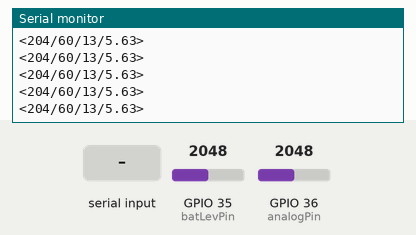
The sketch below on a simulated ESP32. On the bench: the last lines printed to the serial monitor. The inputs (shaded band) are chosen by the test bench; at power-on: GPIO 35 (batLevPin) = 2048, GPIO 36 (analogPin) = 2048. EEPROM starts erased; nothing arrives over Bluetooth unless stated.

Above: at 1.2 s.
1.3 s: GPIO 35 (batLevPin) set to 2866
2.8 s: GPIO 36 (analogPin) set to 2866
At 3.4 s:
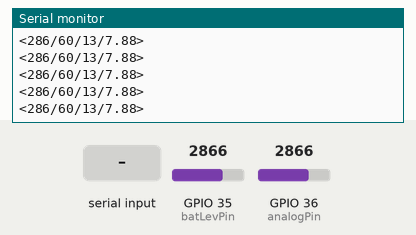
4.3 s: "n" received over the second serial link
At 5.4 s:
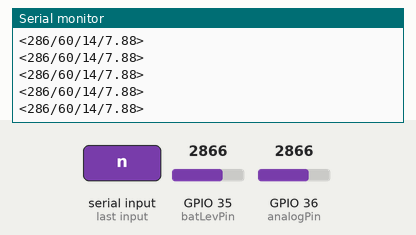
5.8 s: "j" received over the second serial link
At 6.3 s:
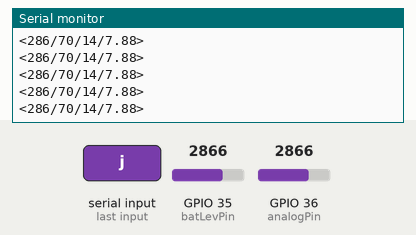
7.3 s: GPIO 35 (batLevPin) set to 3603
At 8.3 s:
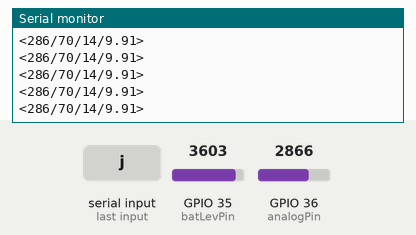
8.8 s: GPIO 36 (analogPin) set to 3603
At 9.7 s:
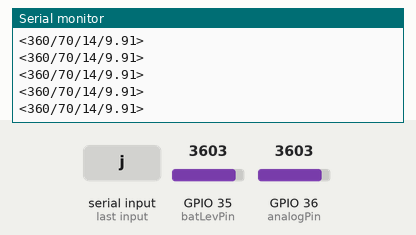
Timing chart, 0 to 11.3 s (numbered marks = the images above; inputs shaded):
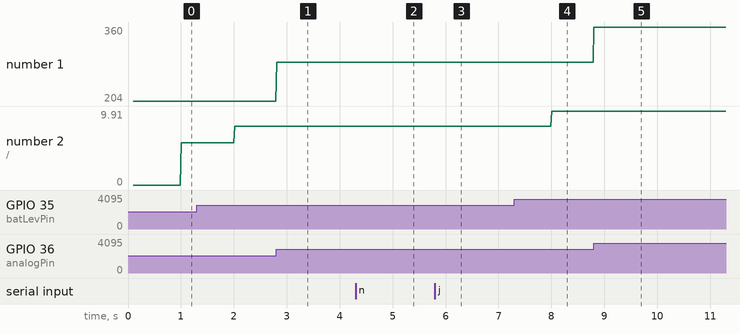

Measured:
- after the input at 2.8 s, the serial monitor: prints a new line at once (image 1)
- after the input at 4.3 s, the serial monitor: prints a new line at once (image 2)
- after the input at 5.8 s, the serial monitor: prints a new line at once (image 3)
- after the input at 7.3 s, the serial monitor: prints a new line after 0.70 s (image 4)
- after the input at 8.8 s, the serial monitor: prints a new line at once (image 5)
- plotted number 1: 204 → 286 after the input at 2.8 s, 286 → 360 after the input at 8.8 s
- plotted number 2: 5.63 → 7.88 after the input at 1.3 s, 7.88 → 9.91 after the input at 7.3 s

The sketch:

spirit_pi_esp32__sketch_v_2.0.0.ino
```cpp
#include "EEPROM.h"
#include "BluetoothSerial.h"
#if !defined(CONFIG_BT_ENABLED) || !defined(CONFIG_BLUEDROID_ENABLED)
#error Bluetooth is not enabled! Please run `make menuconfig` to and enable it
#endif
BluetoothSerial SerialBT;
#define EEPROM_SIZE 64
#define pulsePine 13

#define analogPin A0
#define batLevPin A7
int timer = 200;
bool clientConnected = true;

char dataG;
//**************IMPORTANT*******************
//******************************************
const int delayTime = 60;
//*****************************************
//*****************************************
//EEPROM variables
int addr_duty = 0;
int addr_freq = 1;
int stored_value;
int duty_cycle;
int duty_cycle_temp;
int freq;
int freq_temp;
int duty_def_value = 13;
int freq_def_value = 60;
//Balance variables
int value_count = 0;
int value_count_def = 100;
int balance_value = 0;
int balance_value_temp = 0;

//****
unsigned long startMillis;
unsigned long currentMillis;
long period = 100000;  //the value is a number of microseconds
//Measuring of level of the battery
float resistencia1 = 100000; //Resistencia de 100K para medir la tencion (Voltios)/Resistance of 100k for test volts
float resistencia2 = 47000; //Resistencia de 47k para medir la tencion (Voltios)/Resistance 47k for test volts
float const arefVolt = 3.6f; //pin "3.3v" SET EXACT VALUE HERE
float voutv;
float vinv;
int raw_bat_data;
unsigned long startMillisVolts;
unsigned long currentMillisVolts;
long periodVolts = 1000;  //the value is a number of microseconds
int sensorValue = 0.0f;


void setup() {
  SerialBT.begin("ESP32_Spirit_PI-2"); //Bluetooth device name
 Serial.begin(115200);
  SerialBT.register_callback(callback);

  if (!EEPROM.begin(EEPROM_SIZE))
  {
    Serial.println("failed to initialise EEPROM"); delay(1000000);
  }


 readFromStorage(addr_duty);
  duty_cycle = stored_value;
  readFromStorage(addr_freq);
  freq = stored_value;
  if(duty_cycle == 255){
    writeToStorage(duty_def_value,addr_duty);
    readFromStorage(addr_duty);
  duty_cycle = stored_value;
  }

  if(freq == 255){
    writeToStorage(freq_def_value,addr_freq);
     readFromStorage(addr_freq);
   freq = stored_value;
  }


   pinMode(pulsePine, OUTPUT);


}


void loop() {

currentMillis = micros();
  currentMillisVolts = millis();

   if(SerialBT.available()>0)
 {
  dataG =  SerialBT.read();
 setDutyAndFreq  (dataG);

}


if (currentMillis - startMillis >= period && clientConnected)
 {

  period = 1000000 / freq;
  // Serial.println(period);
 digitalWrite(pulsePine, HIGH);
 duty_cycle_temp = duty_cycle * 10;
 delayMicroseconds(duty_cycle_temp);
digitalWrite(pulsePine, LOW);
 // sensorValue = analogRead(analogPin);
delayMicroseconds(delayTime);
sensorValue = analogRead(analogPin);
sensorValue = sensorValue / 10;

sendData();


startMillis = currentMillis;
 }
 // Lectura voltios
 if (currentMillisVolts - startMillisVolts >= periodVolts)
 {
lecturaVoltios();
//Serial.println("Lectura voltios");
startMillisVolts = currentMillisVolts;
 }

}


 void writeToStorage(int valor,int addr)
 {
   EEPROM.write(addr, valor);
   EEPROM.commit();


 }
 int readFromStorage(int addr)
 {
    stored_value = EEPROM.read(addr);

  return stored_value;

 }
 void setDutyAndFreq  (char valor)
 {
   //"n" valor para aumentar duty cycle
   //"m" valor para disminuir duty cycle
   //"j" valor para aumentar la frequencia
   //"k" valor para des,inuir la frequencia
   //"+" valor para aumentar el balance
   //"-" valor para desminuir el balance
   if(valor == 'n')
   {
    // Serial.println("n Recived");
      readFromStorage(addr_duty);
  duty_cycle = stored_value;
  duty_cycle = duty_cycle + 1;
  writeToStorage(duty_cycle,addr_duty);

   }
   else if(valor == 'm')
     {
      //  Serial.println("m Recived");
           readFromStorage(addr_duty);
  duty_cycle = stored_value;
  duty_cycle = duty_cycle - 1;
  writeToStorage(duty_cycle,addr_duty);

     }
     else if(valor == 'j')
     {
    //    Serial.println("j Recived");
          readFromStorage(addr_freq);
  freq = stored_value;
  freq = freq + 10;
  writeToStorage(freq,addr_freq);

     }
     else if(valor == 'k')
     {
     //   Serial.println("k Recived");
                  readFromStorage(addr_freq);
  freq = stored_value;
  freq = freq - 10;
  writeToStorage(freq,addr_freq);

     }
      else if(valor == 'p')
     {
      //  Serial.println("m Recived");

  writeToStorage(0,addr_freq);
  writeToStorage(0,addr_duty);

     }


 }
  //Volt function
void lecturaVoltios(){
  vinv=0.0f;
  voutv=0.0f;
   for (int i=0;i < 10;i++){

  voutv = (analogRead(batLevPin)  * arefVolt) / (4095);  //Lee el voltaje de entrada

  vinv += ( (resistencia1 + resistencia2)* voutv) / resistencia2 ;  //Fórmula del divisor resistivo para el voltaje final
  if(vinv < 0.9){
  vinv=0.0f;
  }


}
vinv = vinv/10;


}
void sendData()

  {
     /* Serial.print("<");
 Serial.print(sensorValue);
  Serial.print("/");
   Serial.print(freq);
    Serial.print("/");
     Serial.print( duty_cycle);
       Serial.print("/");
     Serial.print( vinv);
 Serial.print(">");
  Serial.println();*/
  String dataG = "<";
  dataG +=sensorValue;
  dataG +="/";
  dataG +=freq;
  dataG +="/";
  dataG +=duty_cycle;
  dataG +="/";
  dataG +=vinv;
  dataG +=">";
 /* bluetooth.print("<");
 bluetooth.print(sensorValue);
  bluetooth.print("/");
   bluetooth.print(freq);
    bluetooth.print("/");
    bluetooth.print( duty_cycle);
       bluetooth.print("/");
     bluetooth.print( vinv);
 bluetooth.print(">");*/
  SerialBT.println(dataG);
  Serial.println(dataG);
    }
    void callback(esp_spp_cb_event_t event, esp_spp_cb_param_t *param){
// Callback function implementation
 if(event == ESP_SPP_SRV_OPEN_EVT){
    Serial.println("Client Connected");
    clientConnected = true;
  }

  if(event == ESP_SPP_CLOSE_EVT ){
    Serial.println("Client disconnected");
  //  SerialBT.flush();
 // SerialBT.end();
 clientConnected = false;
 delay(1000);
  ESP.restart();

  }
}
```
